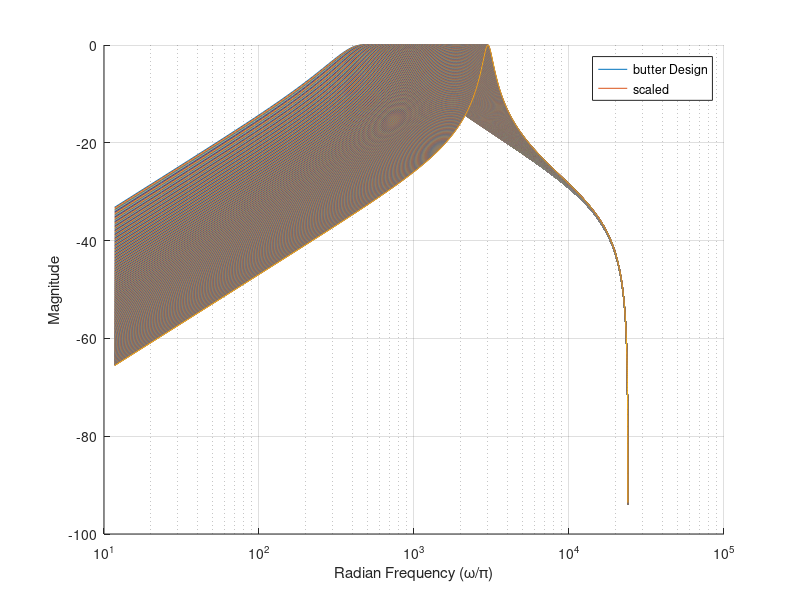

Write the MATLAB code that produced this figure.
clear all;
close all;
clc;

Fs = 48000;
Ts = 1/48000;
lpf = 300;
hpf = 700;
b = zeros(626,1,3);
a = zeros(626,1,3);
for i=1:626
    lpf = lpf+4;
    hpf = hpf+4;
    [b(i,:),a(i,:)] = butter(1,[(lpf)*2/Fs (hpf)*2/Fs],'bandpass');
end
%fprintf('%3.12f\n',b,a);
scale = 18;
max_range = 2^(20-1)-1;
min_range = -2^(20-1);
num_new = round(b.*2^scale);
den_new = round(a.*2^scale);
dlmwrite('A0_coef.txt',den_new(:,:,1),'precision','%d','delimiter',' ');
dlmwrite('A1_coef.txt',den_new(:,:,2),'precision','%d','delimiter',' ');
dlmwrite('A2_coef.txt',den_new(:,:,3),'precision','%d','delimiter',' ');

dlmwrite('B0_coef.txt',num_new(:,:,1),'precision','%10.1f');
dlmwrite('B1_coef.txt',num_new(:,:,2),'precision','%10.1f');
dlmwrite('B2_coef.txt',num_new(:,:,3),'precision','%10.1f');



%fprintf('%10.12f\n',num_new,den_new)


%[h1,w1] = freqz(b1,a1,1024);
%[hs,ws] = freqz(num_new,den_new,1024*2);
%[hs1,ws1] = freqz(bs1,as1,1024);


for j=1:626
    [h,w] = freqz(b(j,:),a(j,:),1024*2);
    hold on;
    semilogx(w.*Fs/pi/2,mag2db(abs(h)));
end

grid
%semilogx(w1*Fs/pi/2,mag2db(abs(h1)), ws1*Fs/pi/2,mag2db(abs(hs1)))
legend('butter Design', 'scaled')
xlabel 'Radian Frequency (\omega/\pi)', ylabel 'Magnitude'


%% FFT Plot

% Y = fft(simout);
% 
% semilogx(w*Fs/pi/2,abs(Y))
% xlim([0 0.5*10^4]);


